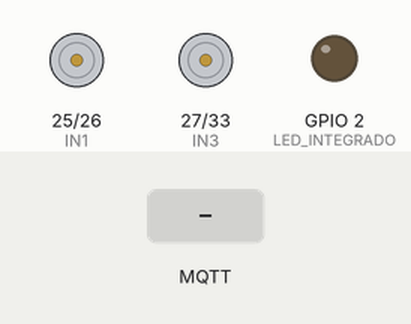
A sketch run on a simulated ESP32. On the bench: motor-driver pin pairs drawn as motors (green arrow = first pin HIGH = forward, orange = second pin HIGH = backward, longer = more drive, scaled by the enable pin), output pins drawn as LEDs (lit = HIGH). Inputs (shaded band) come from the test bench. WiFi joins after 1.5 s; servers stay silent unless stated; no MQTT or app messages arrive unless stated; the audio player accepts every command and is not drawn; what the sketch prints to the serial monitor is not drawn.

Above: at 3.6 s.
3.7 s: MQTT message "ON" arrives on the first subscribed topic
At 4.4 s:
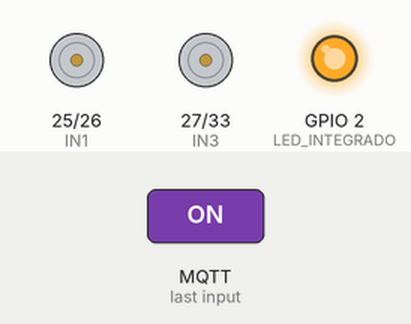
5.2 s: MQTT message "adelante" arrives on the second subscribed topic
At 5.5 s:
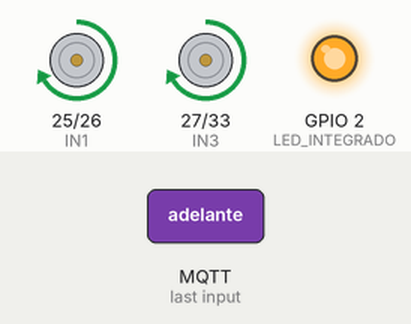
6.7 s: MQTT message "OFF" arrives on the first subscribed topic
At 7.9 s:
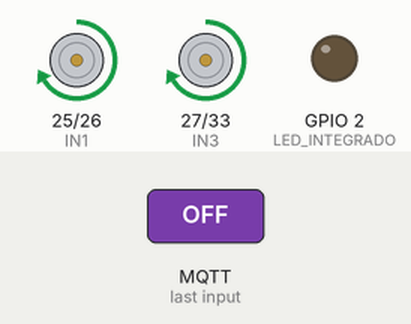
8.2 s: MQTT message "atras" arrives on the second subscribed topic
At 9.0 s:
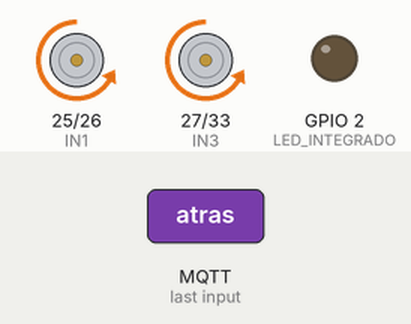
9.7 s: MQTT message "izquierda" arrives on the second subscribed topic
At 10.2 s:
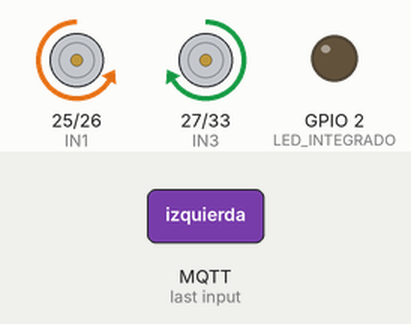
11.2 s: MQTT message "ON" arrives on the first subscribed topic
At 12.5 s:
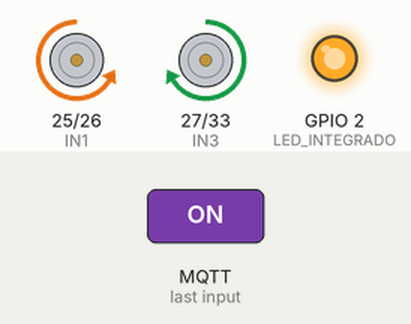
Timing chart, 0 to 13.7 s (numbered marks = the images above; inputs shaded):
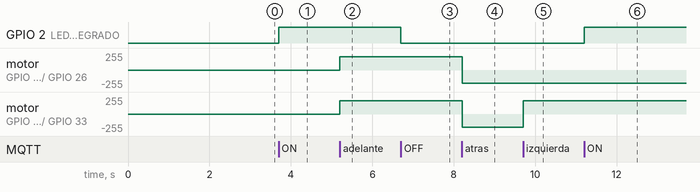

The sketch:

ESP32_SERVO_CAMARA.ino
```cpp
// -----------------------------------------------------------------
// PROYECTO JOJO - CONTROLADOR COMPLETO (ESP32)
// Módulos integrados:
//  - Control de Ruedas (L298N)
//  - Audio DFPlayer Mini (PINES 16/17)
//
// -----------------------------------------------------------------

// --- 1. INCLUIR LIBRERÍAS ---
#include <WiFi.h>
#include <PubSubClient.h>
#include <HardwareSerial.h>
#include <DFRobotDFPlayerMini.h>
#include <ESP32Servo.h>

// --- 2. CONFIGURACIÓN DE RED ---
const char* ssid = "JOJO_NET";
const char* password = "jojo2025";
const char* mqtt_server = "192.168.0.102";  // IP de tu PC en JOJO_NET
const int mqtt_port = 1884;  // Puerto correcto del broker

// --- 3. DEFINICIÓN DE PINES ---
#define LED_INTEGRADO 2

// --- PINES DEL PUENTE H (L298N) ---
#define ENA 22
#define IN1 25
#define IN2 26
#define IN3 27
#define IN4 33
#define ENB 32

// --- SERVO CÁMARA ---
// #define SERVO_PIN 13  // Eliminado: no se usa servo

// --- PINES DFPLAYER (UART2) ---
// (ESP32 RX=16, TX=17)
HardwareSerial dfSerial(2);

// --- 4. OBJETOS GLOBALES ---
DFRobotDFPlayerMini dfPlayer;
WiFiClient espClient;
PubSubClient client(espClient);
// Servo servoCamara;  // Eliminado: no se usa servo

// -----------------------------------------------------------------
// FUNCIÓN setup()
// -----------------------------------------------------------------
void setup() {
  Serial.begin(115200);
  Serial.println("\n[JOJO COMPLETO v3 - Ruedas + Audio + Servo] Iniciando...");

  // --- LED ---
  pinMode(LED_INTEGRADO, OUTPUT);
  digitalWrite(LED_INTEGRADO, LOW);

  // --- MOTORES ---
  pinMode(ENA, OUTPUT);
  pinMode(IN1, OUTPUT);
  pinMode(IN2, OUTPUT);
  pinMode(IN3, OUTPUT);
  pinMode(IN4, OUTPUT);
  pinMode(ENB, OUTPUT);
  controlRuedas("stop");

  // --- SERVO CÁMARA ---
  // Eliminado: no se usa servo

  // --- DFPLAYER ---
  // (ESP32 RX=16, TX=17)
  dfSerial.begin(9600, SERIAL_8N1, 16, 17);
  if (dfPlayer.begin(dfSerial)) {
    Serial.println("DFPlayer OK.");
    dfPlayer.volume(50);  // Volumen MÁXIMO (0-50)
    delay(200);
    dfPlayer.EQ(DFPLAYER_EQ_NORMAL);  // Ecualización normal
    delay(200);
  } else {
    Serial.println("ERROR DFPlayer — revisar pines 16/17.");
  }

  // --- WiFi + MQTT ---
  setup_wifi();
  client.setServer(mqtt_server, mqtt_port);
  client.setCallback(callback);
}

// -----------------------------------------------------------------
// FUNCIÓN setup_wifi()
// -----------------------------------------------------------------
void setup_wifi() {
  Serial.print("Conectando a WiFi ");
  Serial.println(ssid);

  WiFi.begin(ssid, password);
  while (WiFi.status() != WL_CONNECTED && WiFi.status() != WL_CONNECT_FAILED) {
    delay(500);
    Serial.print(".");
  }

  if (WiFi.status() == WL_CONNECTED) {
    Serial.println("\n¡WiFi conectado!");
    Serial.println(WiFi.localIP());
  } else {
    Serial.println("\nError WiFi. Reiniciando...");
    delay(3000);
    ESP.restart();
  }
}

// -----------------------------------------------------------------
// FUNCIÓN callback()  — OÍDO MQTT
// -----------------------------------------------------------------
void callback(char* topic, byte* payload, unsigned int length) {
  String mensaje = "";
  for (int i = 0; i < length; i++) mensaje += (char)payload[i];

  Serial.print("Tema: ");
  Serial.print(topic);
  Serial.print(" | Mensaje: ");
  Serial.println(mensaje);

  // -------------------------------
  // CONTROL LED
  // -------------------------------
  if (strcmp(topic, "jojo/luz") == 0) {
    if (mensaje == "ON") {
      digitalWrite(LED_INTEGRADO, HIGH);
      Serial.println("LED ON");
    } else if (mensaje == "OFF") {
      digitalWrite(LED_INTEGRADO, LOW);
      Serial.println("LED OFF");
    }
  }

  // -------------------------------
  // CONTROL RUEDAS
  // -------------------------------
  if (strcmp(topic, "jojo/ruedas") == 0) {
    Serial.print("Ruedas → ");
    Serial.println(mensaje);
    controlRuedas(mensaje);
  }

  // -------------------------------
  // CONTROL AUDIO (DFPlayer)
  // -------------------------------
  if (strcmp(topic, "jojo/audio/play") == 0) {
    int track = mensaje.toInt();
    dfPlayer.play(track);  // Reproduce 0001.mp3, 0002.mp3, 0003.mp3 desde carpeta 01
    Serial.print("Reproduciendo track: ");
    Serial.println(track);
    delay(500); // Pausa para procesar
  }

  // -------------------------------
  // CONTROL SERVO CÁMARA
  // Eliminado: no se usa servo
}

// -----------------------------------------------------------------
// FUNCIÓN reconnect()
// -----------------------------------------------------------------
void reconnect() {
  while (!client.connected()) {
    Serial.print("Reconectando MQTT... ");
    if (client.connect("ESP32-JOJO-Control")) {
      Serial.println("OK");

      client.subscribe("jojo/luz");
      client.subscribe("jojo/ruedas");
      client.subscribe("jojo/audio/play");
      client.subscribe("jojo/servo/camara");

      Serial.println("Suscrito a todos los temas.");
    } else {
      Serial.print("Falló, rc=");
      Serial.print(client.state());
      Serial.println(" -> Reintentando en 5s");
      delay(5000);
    }
  }
}

// -----------------------------------------------------------------
// loop()
// -----------------------------------------------------------------
void loop() {
  if (!client.connected()) reconnect();
  client.loop();
}

// -----------------------------------------------------------------
// controlRuedas()
// -----------------------------------------------------------------
void controlRuedas(String comando) {
  analogWrite(ENA, 200);
  analogWrite(ENB, 200);

  if (comando == "adelante") {
    digitalWrite(IN1, HIGH); digitalWrite(IN2, LOW);
    digitalWrite(IN3, HIGH); digitalWrite(IN4, LOW);
  }
  else if (comando == "atras") {
    digitalWrite(IN1, LOW); digitalWrite(IN2, HIGH);
    digitalWrite(IN3, LOW); digitalWrite(IN4, HIGH);
  }
  else if (comando == "izquierda") {
    digitalWrite(IN1, LOW); digitalWrite(IN2, HIGH);
    digitalWrite(IN3, HIGH); digitalWrite(IN4, LOW);
  }
  else if (comando == "derecha") {
    digitalWrite(IN1, HIGH); digitalWrite(IN2, LOW);
    digitalWrite(IN3, LOW); digitalWrite(IN4, HIGH);
  }
  else if (comando == "stop") {
    digitalWrite(IN1, LOW); digitalWrite(IN2, LOW);
    digitalWrite(IN3, LOW); digitalWrite(IN4, LOW);
  }
}
```

Measured:
- after the input at 3.7 s, GPIO 2 (LED_INTEGRADO): LOW → HIGH at once
- after the input at 5.2 s, motor on GPIO 25 (IN1) / GPIO 26 (IN2), motor on GPIO 27 (IN3) / GPIO 33 (IN4): stopped → forward 200/255 at once
- after the input at 6.7 s, GPIO 2 (LED_INTEGRADO): HIGH → LOW at once
- after the input at 8.2 s, motor on GPIO 25 (IN1) / GPIO 26 (IN2), motor on GPIO 27 (IN3) / GPIO 33 (IN4): forward 200/255 → backward 200/255 at once
- after the input at 9.7 s, motor on GPIO 27 (IN3) / GPIO 33 (IN4): backward 200/255 → forward 200/255 at once
- after the input at 11.2 s, GPIO 2 (LED_INTEGRADO): LOW → HIGH at once
